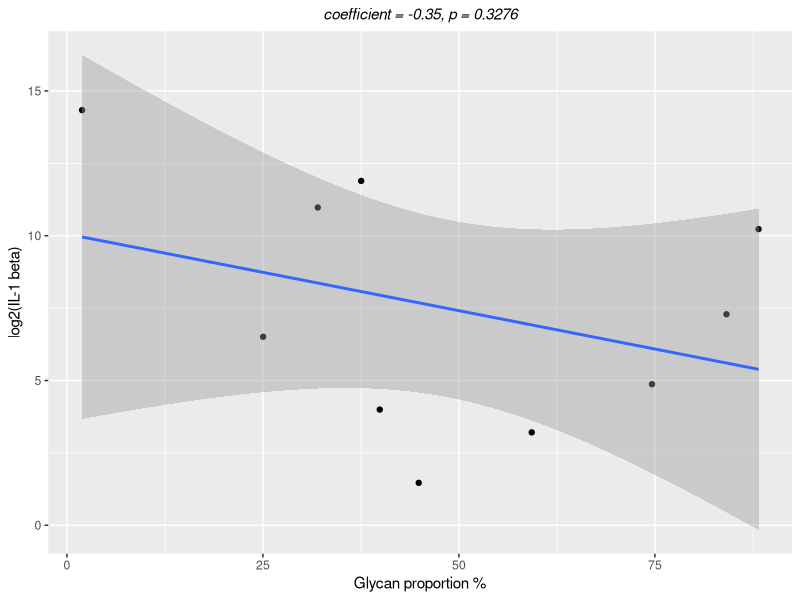
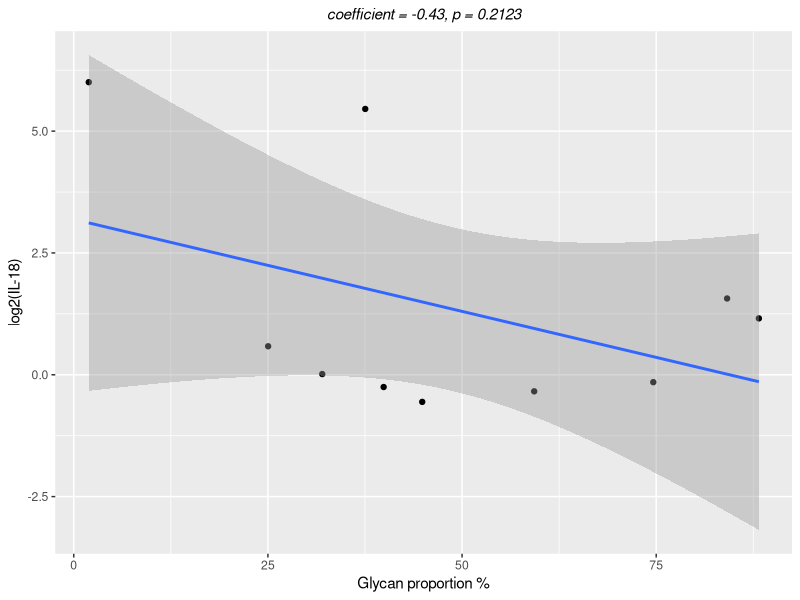
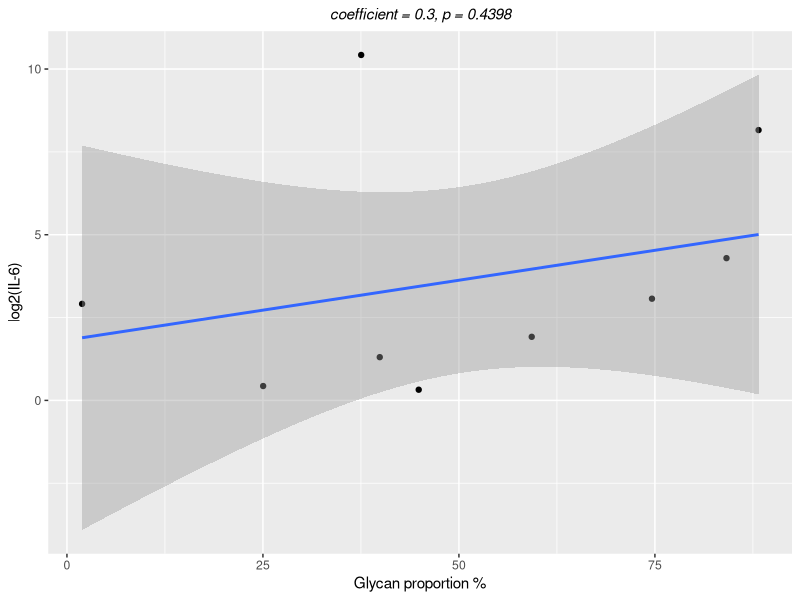
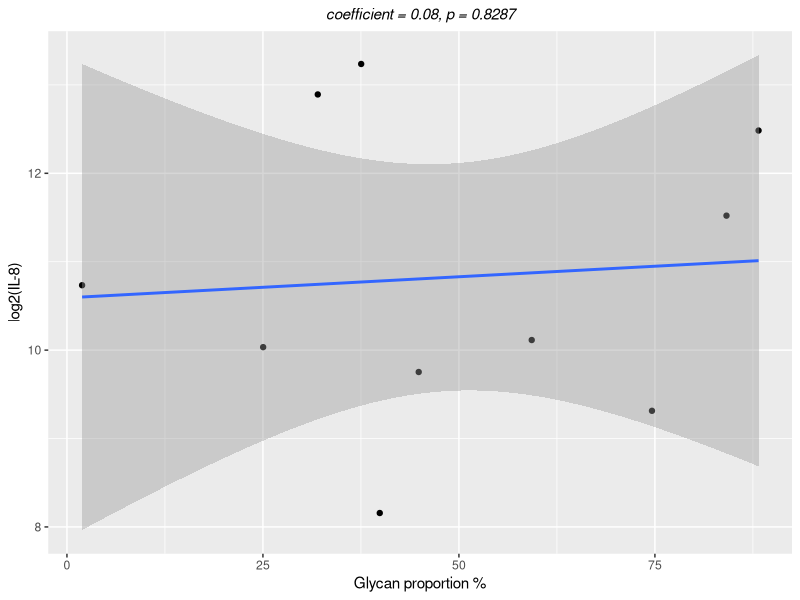
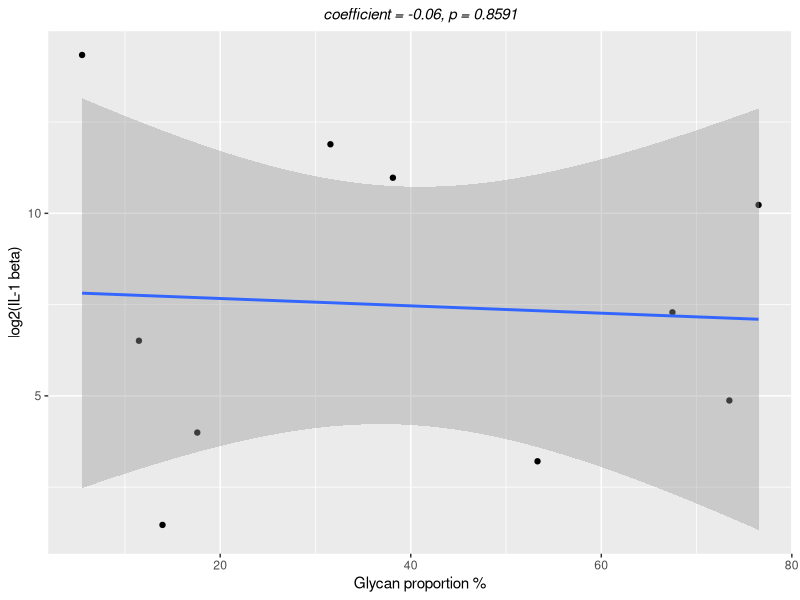
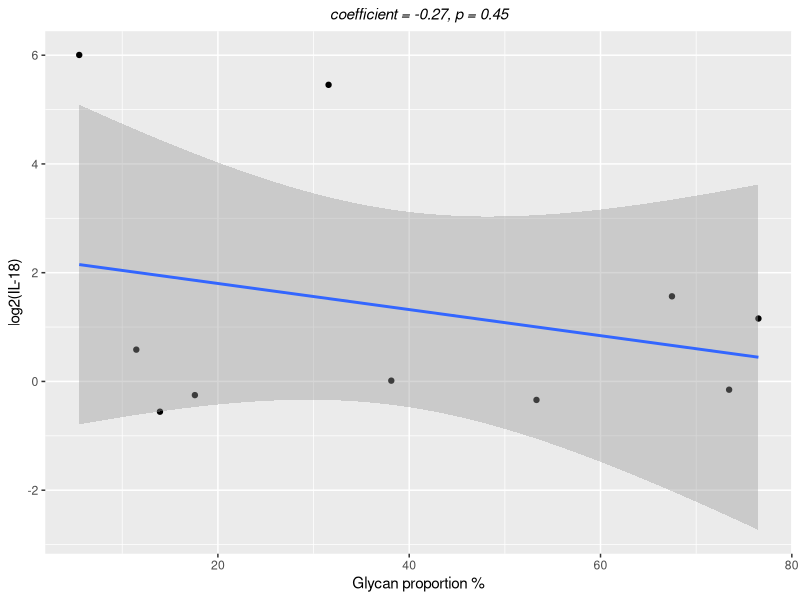
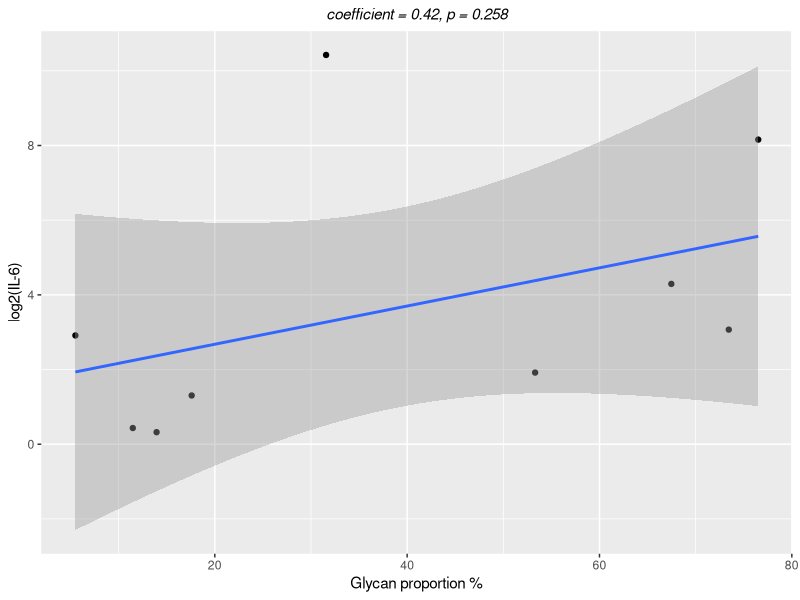
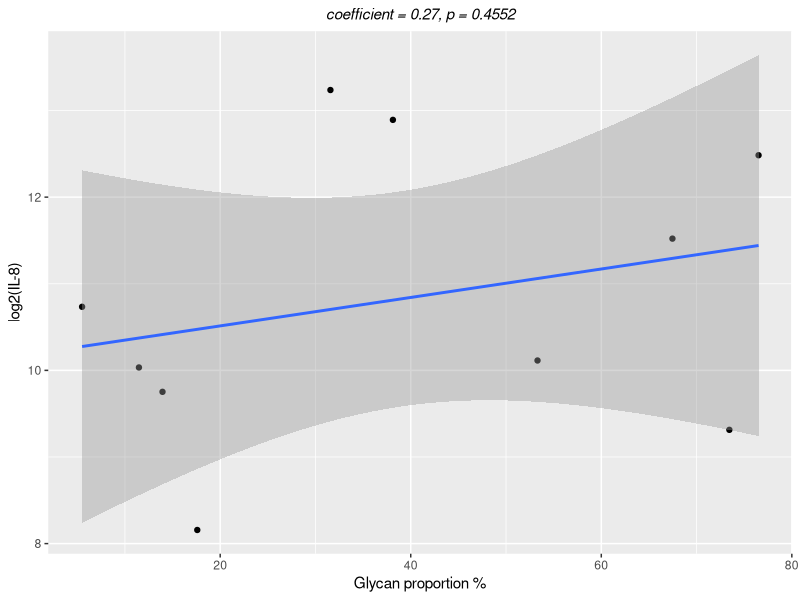

These figures' R source, in order:
############# Load packages, input background information #####

## Load ggplot2 
library(ggplot2)

############# Supplementary Figure 4 A #################

## load the data
res=read.csv('Supplementary_Figure_4_data.csv')
res=subset.data.frame(res, Total_Intensity>0)
res['relative.intensity']=res$NeuAc_Intensity/res$Total_Intensity

## replace NA values with 0
res[is.na(res)]=0

## subset data
res=subset.data.frame(res, dHex.count==0)


## IL-1 beta
temp=cor.test(res$relative.intensity, log2(as.numeric(as.vector(res$IL1.beta))))
coefficient=as.vector(temp[[4]])
coefficient=round(coefficient,digits = 2)
p=temp[[3]]
p=round(p, digits = 4)
ggplot(res, aes(relative.intensity*100, log2(as.numeric(as.vector(IL1.beta)))))+
  geom_point()+
  labs(x='Glycan proportion %', y='log2(IL-1 beta)',
       subtitle = paste('coefficient = ',coefficient,', ', 'p = ',p,sep=''))+
  geom_smooth(method=lm)+
  theme( plot.subtitle = element_text(hjust = 0.5, face = 'italic'))


## IL-18
temp=cor.test(res$relative.intensity, log2(as.numeric(as.vector(res$IL.18))))
coefficient=as.vector(temp[[4]])
coefficient=round(coefficient,digits = 2)
p=temp[[3]]
p=round(p, digits = 4)
ggplot(res, aes(relative.intensity*100, log2(as.numeric(as.vector(IL.18)))))+
  geom_point()+
  labs(x='Glycan proportion %', y='log2(IL-18)',
       subtitle = paste('coefficient = ',coefficient,', ', 'p = ',p,sep=''))+
  geom_smooth(method=lm)+
  theme( plot.subtitle = element_text(hjust = 0.5, face = 'italic'))


## IL-6
temp=cor.test(res$relative.intensity, log2(as.numeric(as.vector(res$IL.6))))
coefficient=as.vector(temp[[4]])
coefficient=round(coefficient,digits = 2)
p=temp[[3]]
p=round(p, digits = 4)
ggplot(res, aes(relative.intensity*100, log2(as.numeric(as.vector(IL.6)))))+
  geom_point()+
  labs(x='Glycan proportion %', y='log2(IL-6)',
       subtitle = paste('coefficient = ',coefficient,', ', 'p = ',p,sep=''))+
  geom_smooth(method=lm)+
  theme( plot.subtitle = element_text(hjust = 0.5, face = 'italic'))


## IL-8
temp=cor.test(res$relative.intensity, log2(as.numeric(as.vector(res$IL.8))))
coefficient=as.vector(temp[[4]])
coefficient=round(coefficient,digits = 2)
p=temp[[3]]
p=round(p, digits = 4)
ggplot(res, aes(relative.intensity*100, log2(as.numeric(as.vector(IL.8)))))+
  geom_point()+
  labs(x='Glycan proportion %', y='log2(IL-8)',
       subtitle = paste('coefficient = ',coefficient,', ', 'p = ',p,sep=''))+
  geom_smooth(method=lm)+
  theme( plot.subtitle = element_text(hjust = 0.5, face = 'italic'))
############# Supplementary Figure 4 B #################

## load the data
res=read.csv('Supplementary_Figure_4_data.csv')
res=subset.data.frame(res, Total_Intensity>0)
res['relative.intensity']=res$NeuAc_Intensity/res$Total_Intensity

## replace NA values with 0
res[is.na(res)]=0

## subset data
res=subset.data.frame(res, dHex.count==1)


## IL-1 beta
temp=cor.test(res$relative.intensity, log2(as.numeric(as.vector(res$IL1.beta))))
coefficient=as.vector(temp[[4]])
coefficient=round(coefficient,digits = 2)
p=temp[[3]]
p=round(p, digits = 4)
ggplot(res, aes(relative.intensity*100, log2(as.numeric(as.vector(IL1.beta)))))+
  geom_point()+
  labs(x='Glycan proportion %', y='log2(IL-1 beta)',
       subtitle = paste('coefficient = ',coefficient,', ', 'p = ',p,sep=''))+
  geom_smooth(method=lm)+
  theme( plot.subtitle = element_text(hjust = 0.5, face = 'italic'))


## IL-18
temp=cor.test(res$relative.intensity, log2(as.numeric(as.vector(res$IL.18))))
coefficient=as.vector(temp[[4]])
coefficient=round(coefficient,digits = 2)
p=temp[[3]]
p=round(p, digits = 4)
ggplot(res, aes(relative.intensity*100, log2(as.numeric(as.vector(IL.18)))))+
  geom_point()+
  labs(x='Glycan proportion %', y='log2(IL-18)',
       subtitle = paste('coefficient = ',coefficient,', ', 'p = ',p,sep=''))+
  geom_smooth(method=lm)+
  theme( plot.subtitle = element_text(hjust = 0.5, face = 'italic'))


## IL-6
temp=cor.test(res$relative.intensity, log2(as.numeric(as.vector(res$IL.6))))
coefficient=as.vector(temp[[4]])
coefficient=round(coefficient,digits = 2)
p=temp[[3]]
p=round(p, digits = 4)
ggplot(res, aes(relative.intensity*100, log2(as.numeric(as.vector(IL.6)))))+
  geom_point()+
  labs(x='Glycan proportion %', y='log2(IL-6)',
       subtitle = paste('coefficient = ',coefficient,', ', 'p = ',p,sep=''))+
  geom_smooth(method=lm)+
  theme( plot.subtitle = element_text(hjust = 0.5, face = 'italic'))


## IL-8
temp=cor.test(res$relative.intensity, log2(as.numeric(as.vector(res$IL.8))))
coefficient=as.vector(temp[[4]])
coefficient=round(coefficient,digits = 2)
p=temp[[3]]
p=round(p, digits = 4)
ggplot(res, aes(relative.intensity*100, log2(as.numeric(as.vector(IL.8)))))+
  geom_point()+
  labs(x='Glycan proportion %', y='log2(IL-8)',
       subtitle = paste('coefficient = ',coefficient,', ', 'p = ',p,sep=''))+
  geom_smooth(method=lm)+
  theme( plot.subtitle = element_text(hjust = 0.5, face = 'italic'))
############# Supplementary Figure 4 C #################

## load the data
res=read.csv('Supplementary_Figure_4_data.csv')
res=subset.data.frame(res, Total_Intensity>0)
res['relative.intensity']=res$NeuAc_Intensity/res$Total_Intensity

## replace NA values with 0
res[is.na(res)]=0

## subset data
res=subset.data.frame(res, dHex.count==2)


## IL-1 beta
temp=cor.test(res$relative.intensity, log2(as.numeric(as.vector(res$IL1.beta))))
coefficient=as.vector(temp[[4]])
coefficient=round(coefficient,digits = 2)
p=temp[[3]]
p=round(p, digits = 4)
ggplot(res, aes(relative.intensity*100, log2(as.numeric(as.vector(IL1.beta)))))+
  geom_point()+
  labs(x='Glycan proportion %', y='log2(IL-1 beta)',
       subtitle = paste('coefficient = ',coefficient,', ', 'p = ',p,sep=''))+
  geom_smooth(method=lm)+
  theme( plot.subtitle = element_text(hjust = 0.5, face = 'italic'))


## IL-18
temp=cor.test(res$relative.intensity, log2(as.numeric(as.vector(res$IL.18))))
coefficient=as.vector(temp[[4]])
coefficient=round(coefficient,digits = 2)
p=temp[[3]]
p=round(p, digits = 4)
ggplot(res, aes(relative.intensity*100, log2(as.numeric(as.vector(IL.18)))))+
  geom_point()+
  labs(x='Glycan proportion %', y='log2(IL-18)',
       subtitle = paste('coefficient = ',coefficient,', ', 'p = ',p,sep=''))+
  geom_smooth(method=lm)+
  theme( plot.subtitle = element_text(hjust = 0.5, face = 'italic'))


## IL-6
temp=cor.test(res$relative.intensity, log2(as.numeric(as.vector(res$IL.6))))
coefficient=as.vector(temp[[4]])
coefficient=round(coefficient,digits = 2)
p=temp[[3]]
p=round(p, digits = 4)
ggplot(res, aes(relative.intensity*100, log2(as.numeric(as.vector(IL.6)))))+
  geom_point()+
  labs(x='Glycan proportion %', y='log2(IL-6)',
       subtitle = paste('coefficient = ',coefficient,', ', 'p = ',p,sep=''))+
  geom_smooth(method=lm)+
  theme( plot.subtitle = element_text(hjust = 0.5, face = 'italic'))


## IL-8
temp=cor.test(res$relative.intensity, log2(as.numeric(as.vector(res$IL.8))))
coefficient=as.vector(temp[[4]])
coefficient=round(coefficient,digits = 2)
p=temp[[3]]
p=round(p, digits = 4)
ggplot(res, aes(relative.intensity*100, log2(as.numeric(as.vector(IL.8)))))+
  geom_point()+
  labs(x='Glycan proportion %', y='log2(IL-8)',
       subtitle = paste('coefficient = ',coefficient,', ', 'p = ',p,sep=''))+
  geom_smooth(method=lm)+
  theme( plot.subtitle = element_text(hjust = 0.5, face = 'italic'))
############# Supplementary Figure 4 D #################

## load the data
res=read.csv('Supplementary_Figure_4_data.csv')
res=subset.data.frame(res, Total_Intensity>0)
res['relative.intensity']=res$NeuAc_Intensity/res$Total_Intensity

## replace NA values with 0
res[is.na(res)]=0

## subset data
res=subset.data.frame(res, dHex.count==3)


## IL-1 beta
temp=cor.test(res$relative.intensity, log2(as.numeric(as.vector(res$IL1.beta))))
coefficient=as.vector(temp[[4]])
coefficient=round(coefficient,digits = 2)
p=temp[[3]]
p=round(p, digits = 4)
ggplot(res, aes(relative.intensity*100, log2(as.numeric(as.vector(IL1.beta)))))+
  geom_point()+
  labs(x='Glycan proportion %', y='log2(IL-1 beta)',
       subtitle = paste('coefficient = ',coefficient,', ', 'p = ',p,sep=''))+
  geom_smooth(method=lm)+
  theme( plot.subtitle = element_text(hjust = 0.5, face = 'italic'))


## IL-18
temp=cor.test(res$relative.intensity, log2(as.numeric(as.vector(res$IL.18))))
coefficient=as.vector(temp[[4]])
coefficient=round(coefficient,digits = 2)
p=temp[[3]]
p=round(p, digits = 4)
ggplot(res, aes(relative.intensity*100, log2(as.numeric(as.vector(IL.18)))))+
  geom_point()+
  labs(x='Glycan proportion %', y='log2(IL-18)',
       subtitle = paste('coefficient = ',coefficient,', ', 'p = ',p,sep=''))+
  geom_smooth(method=lm)+
  theme( plot.subtitle = element_text(hjust = 0.5, face = 'italic'))


## IL-6
temp=cor.test(res$relative.intensity, log2(as.numeric(as.vector(res$IL.6))))
coefficient=as.vector(temp[[4]])
coefficient=round(coefficient,digits = 2)
p=temp[[3]]
p=round(p, digits = 4)
ggplot(res, aes(relative.intensity*100, log2(as.numeric(as.vector(IL.6)))))+
  geom_point()+
  labs(x='Glycan proportion %', y='log2(IL-6)',
       subtitle = paste('coefficient = ',coefficient,', ', 'p = ',p,sep=''))+
  geom_smooth(method=lm)+
  theme( plot.subtitle = element_text(hjust = 0.5, face = 'italic'))


## IL-8
temp=cor.test(res$relative.intensity, log2(as.numeric(as.vector(res$IL.8))))
coefficient=as.vector(temp[[4]])
coefficient=round(coefficient,digits = 2)
p=temp[[3]]
p=round(p, digits = 4)
ggplot(res, aes(relative.intensity*100, log2(as.numeric(as.vector(IL.8)))))+
  geom_point()+
  labs(x='Glycan proportion %', y='log2(IL-8)',
       subtitle = paste('coefficient = ',coefficient,', ', 'p = ',p,sep=''))+
  geom_smooth(method=lm)+
  theme( plot.subtitle = element_text(hjust = 0.5, face = 'italic'))
############# Supplementary Figure 4 E #################

## load the data
res=read.csv('Supplementary_Figure_4_data.csv')
res=subset.data.frame(res, Total_Intensity>0)
res['relative.intensity']=res$NeuAc_Intensity/res$Total_Intensity

## replace NA values with 0
res[is.na(res)]=0

## subset data
res=subset.data.frame(res, dHex.count==4)


## IL-1 beta
temp=cor.test(res$relative.intensity, log2(as.numeric(as.vector(res$IL1.beta))))
coefficient=as.vector(temp[[4]])
coefficient=round(coefficient,digits = 2)
p=temp[[3]]
p=round(p, digits = 4)
ggplot(res, aes(relative.intensity*100, log2(as.numeric(as.vector(IL1.beta)))))+
  geom_point()+
  labs(x='Glycan proportion %', y='log2(IL-1 beta)',
       subtitle = paste('coefficient = ',coefficient,', ', 'p = ',p,sep=''))+
  geom_smooth(method=lm)+
  theme( plot.subtitle = element_text(hjust = 0.5, face = 'italic'))


## IL-18
temp=cor.test(res$relative.intensity, log2(as.numeric(as.vector(res$IL.18))))
coefficient=as.vector(temp[[4]])
coefficient=round(coefficient,digits = 2)
p=temp[[3]]
p=round(p, digits = 4)
ggplot(res, aes(relative.intensity*100, log2(as.numeric(as.vector(IL.18)))))+
  geom_point()+
  labs(x='Glycan proportion %', y='log2(IL-18)',
       subtitle = paste('coefficient = ',coefficient,', ', 'p = ',p,sep=''))+
  geom_smooth(method=lm)+
  theme( plot.subtitle = element_text(hjust = 0.5, face = 'italic'))


## IL-6
temp=cor.test(res$relative.intensity, log2(as.numeric(as.vector(res$IL.6))))
coefficient=as.vector(temp[[4]])
coefficient=round(coefficient,digits = 2)
p=temp[[3]]
p=round(p, digits = 4)
ggplot(res, aes(relative.intensity*100, log2(as.numeric(as.vector(IL.6)))))+
  geom_point()+
  labs(x='Glycan proportion %', y='log2(IL-6)',
       subtitle = paste('coefficient = ',coefficient,', ', 'p = ',p,sep=''))+
  geom_smooth(method=lm)+
  theme( plot.subtitle = element_text(hjust = 0.5, face = 'italic'))


## IL-8
temp=cor.test(res$relative.intensity, log2(as.numeric(as.vector(res$IL.8))))
coefficient=as.vector(temp[[4]])
coefficient=round(coefficient,digits = 2)
p=temp[[3]]
p=round(p, digits = 4)
ggplot(res, aes(relative.intensity*100, log2(as.numeric(as.vector(IL.8)))))+
  geom_point()+
  labs(x='Glycan proportion %', y='log2(IL-8)',
       subtitle = paste('coefficient = ',coefficient,', ', 'p = ',p,sep=''))+
  geom_smooth(method=lm)+
  theme( plot.subtitle = element_text(hjust = 0.5, face = 'italic'))
